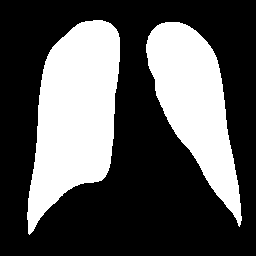
#> input picture src/src/streamlit/assets/borderline_by_class_040/covid/covid_02_p0.400_covid_COVID-724.png, 256 x 256 px, found by its file name; its folder holds only this picture in this run
$ python build_glcm_stats_features.py
#> lines starting #> are read from the running program, lines starting #| are printed output that depends on the picture; after the words box and inside, x2 and y2 are one past the last pixel; in counts of white or black regions, pixels touching at a corner belong together
import os
import cv2
import numpy as np
import pandas as pd
from skimage import img_as_ubyte
from .texture import compute_glcm_features
from .stats import compute_skew, compute_kurtosis


def prepare_image_for_extraction(image_path):
    """
    Ensures image is 224x224, and np.uint8.

    Args:
        image_path: filepath to image

    Returns:
        img: image that is grayscale, size 224x224, and type np.uint8
    """
    img = cv2.imread(image_path, cv2.IMREAD_GRAYSCALE)
#> img: shape (256, 256); 33.9% white; 2 white regions, box (x1, y1, x2, y2) and area: (27, 20, 120, 235) 12736, (146, 22, 242, 227) 9459
    img = cv2.resize(img, (224, 224))
#> img: shape (224, 224)
    if img.dtype != np.uint8:
        if img.max() <= 1.0 and img.dtype.kind == 'f':
            img = img_as_ubyte(img)
        elif img.max() > 255:
            img = (img / (img.max() / 255.0)).astype(np.uint8)
        else:
            img = img.astype(np.uint8)
    return img


def extract_lung_rois(img):
    """
    Identifies the two largest contours in a masked image and separates them
    into individual images for the anatomical right and left lungs.

    Args:
        img: NumPy array of the masked grayscale image

    Returns:
        masks[0]: Image containing only the anatomical right lung (image left)
        masks[1]: Image containing only the anatomical left lung (image right)
    """
    _, thresh = cv2.threshold(img, 1, 255, cv2.THRESH_BINARY)
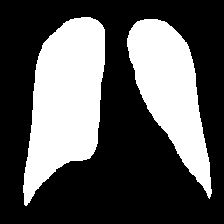
#> thresh: shape (224, 224); 34.8% white; 2 white regions
    contours, _ = cv2.findContours(thresh, cv2.RETR_EXTERNAL, cv2.CHAIN_APPROX_SIMPLE)
#> contours = 2 contours; box (x1, y1, x2, y2) and area: (23, 17, 105, 206) 9762, (127, 19, 212, 199) 7268

    # Sort by area and take top 2 (assumed to be the two lung lobes)
    contours = sorted(contours, key=cv2.contourArea, reverse=True)[:2]

    # Fallback if masking/segmentation failed to find two distinct areas
    if len(contours) < 2:
        return img, np.zeros_like(img)

    # Sort by X-coordinate. Anatomical Right Lung is on the left side of the image.
    contours = sorted(contours, key=lambda c: cv2.boundingRect(c)[0])

    masks = []
    for cnt in contours:
        mask = np.zeros_like(img)
        cv2.drawContours(mask, [cnt], -1, 255, -1)
        # Isolate the lung pixels by applying the mask to the original image
        masks.append(cv2.bitwise_and(img, mask))
#> this loop made 2 passes
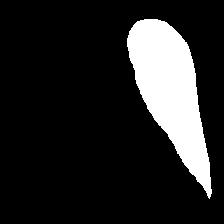
#> mask: shape (224, 224); 14.9% white; 1 white region, box (x1, y1, x2, y2) and area: (127, 19, 212, 199) 7463
#> after the loop, masks = 2 items

    return masks[0], masks[1]


def calculate_nrms_contrast(roi_img):
    """
    Calculates the Normalized Root Mean Square (NRMS) contrast for
    non-zero pixels in the lung ROI.

    Args:
        roi_img: NumPy array of an isolated lung image

    Returns:
        nrms_val: Standard deviation divided by mean intensity (float)
    """
    pixels = roi_img[roi_img > 0]
    if len(pixels) == 0:
        return 0.0
    mean, std = np.mean(pixels), np.std(pixels)

    return std / mean if mean > 0 else 0.0


def get_all_features(roi_img):
    """
    Aggregates all texture and distribution features for a single lung ROI.

    Args:
        roi_img: NumPy array of an isolated lung image

    Returns:
        feats: Dictionary containing all computed features for the ROI
    """
    feats = compute_glcm_features(roi_img)
    feats['skew'] = compute_skew(roi_img)
    feats['kurtosis'] = compute_kurtosis(roi_img)
    return feats


def extract_features(image_folders_list):
    """
    Iterates through folders to extract lung-specific features and
    calculates asymmetry indices between left and right lungs.

    Args:
        image_folders_list: List of filepaths to image directories

    Returns:
        df: Pandas DataFrame with columns for left, right, and asymmetry features
    """
    features_data = []
    epsilon = 1e-6

    for image_folder in image_folders_list:
        if not os.path.exists(image_folder):
            continue
        for image_name in os.listdir(image_folder):
            if image_name.lower().endswith(".png"):
                image_path = os.path.join(image_folder, image_name)
                img = prepare_image_for_extraction(image_path)

                # Isolate lungs
                right_roi, left_roi = extract_lung_rois(img)
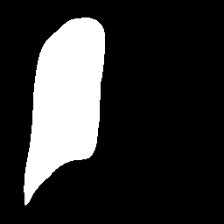
#> right_roi: shape (224, 224); min 0, max 255, mean 49.6

                # Compute features per lung
                r_feats = get_all_features(right_roi)
                l_feats = get_all_features(left_roi)

                row = {"image_name": image_name}

                # Dynamic column generation for Left, Right, and Asymmetry
                for key in r_feats.keys():
                    L, R = l_feats[key], r_feats[key]
                    row[f"left_{key}"] = L
                    row[f"right_{key}"] = R
                    # (L - R) / (L + R + ε)
                    row[f"asym_{key}"] = (L - R) / (L + R + epsilon)

                features_data.append(row)

    return pd.DataFrame(features_data)

if __name__ == '__main__':
    image_folders_list = [
        '/Users/Ice/Repositories/Data Scientest/Project/Isolated_lung_images/covid',
        '/Users/Ice/Repositories/Data Scientest/Project/Isolated_lung_images/non_covid'
    ]

#> (the run stopped early here; a loop or call above may not have finished)

$ run again, on src/src/streamlit/assets/borderline_by_class_040/covid/covid_03_p0.400_covid_COVID-573.png
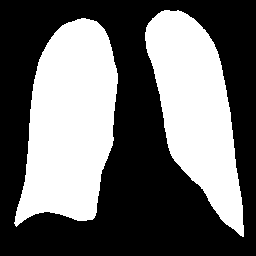
#> input picture src/src/streamlit/assets/borderline_by_class_040/covid/covid_03_p0.400_covid_COVID-573.png, 256 x 256 px, found by its file name
#> thresh: shape (224, 224); 42.7% white; 2 white regions
#> contours = 2 contours; box (x1, y1, x2, y2) and area: (12, 15, 104, 199) 11558, (126, 8, 214, 208) 9402
#> the loop in extract_lung_rois, `for cnt in contours:` made 2 passes
#> after the loop in extract_lung_rois, `for cnt in contours:`:
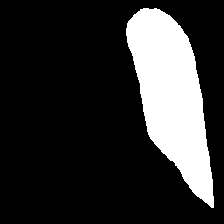
#> mask: shape (224, 224); 19.2% white; 1 white region, box (x1, y1, x2, y2) and area: (126, 8, 214, 208) 9618
#> after the loop in extract_lung_rois, `for cnt in contours:`: masks = 2 items
#> in extract_features, `right_roi, left_roi = extract_lung_rois(img)`:
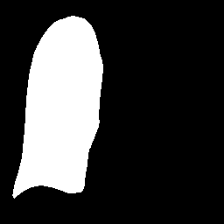
#> right_roi: shape (224, 224); min 0, max 255, mean 58.6
